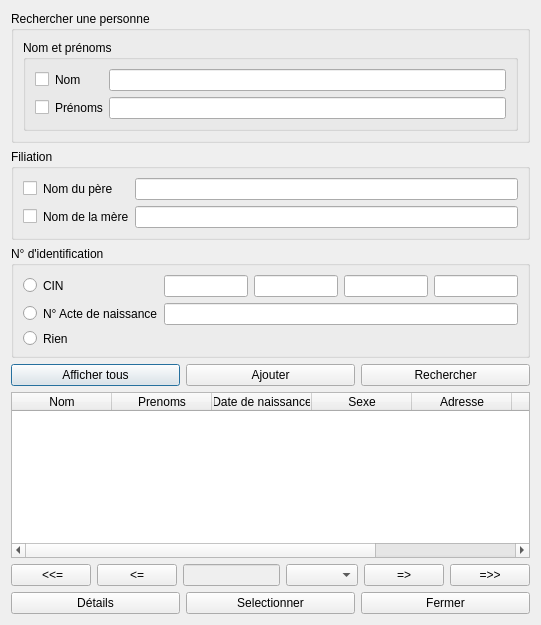
<?xml version="1.0" encoding="UTF-8"?>
<ui version="4.0">
 <class>Dialog</class>
 <widget class="QDialog" name="Dialog">
  <property name="geometry">
   <rect>
    <x>0</x>
    <y>0</y>
    <width>541</width>
    <height>625</height>
   </rect>
  </property>
  <property name="windowTitle">
   <string>Dialog</string>
  </property>
  <property name="windowIcon">
   <iconset resource="../icons.qrc">
    <normaloff>:/users/icone/user.png</normaloff>:/users/icone/user.png</iconset>
  </property>
  <layout class="QVBoxLayout" name="verticalLayout_2">
   <item>
    <widget class="QGroupBox" name="groupBox">
     <property name="title">
      <string>Rechercher une personne</string>
     </property>
     <layout class="QVBoxLayout" name="verticalLayout">
      <item>
       <widget class="QGroupBox" name="groupBox_2">
        <property name="title">
         <string>Nom et prénoms</string>
        </property>
        <layout class="QGridLayout" name="gridLayout_4">
         <item row="0" column="0">
          <layout class="QGridLayout" name="gridLayout">
           <item row="1" column="0">
            <widget class="QCheckBox" name="checkBoxPrenom">
             <property name="text">
              <string/>
             </property>
            </widget>
           </item>
           <item row="0" column="0">
            <widget class="QCheckBox" name="checkBoxNom">
             <property name="text">
              <string/>
             </property>
            </widget>
           </item>
           <item row="0" column="1">
            <widget class="QLabel" name="label">
             <property name="text">
              <string>Nom</string>
             </property>
            </widget>
           </item>
           <item row="1" column="1">
            <widget class="QLabel" name="label_2">
             <property name="text">
              <string>Prénoms</string>
             </property>
            </widget>
           </item>
           <item row="0" column="2">
            <widget class="QLineEdit" name="lineEditNom"/>
           </item>
           <item row="1" column="2">
            <widget class="QLineEdit" name="lineEditPrenom"/>
           </item>
          </layout>
         </item>
        </layout>
       </widget>
      </item>
     </layout>
    </widget>
   </item>
   <item>
    <widget class="QGroupBox" name="groupBox_3">
     <property name="title">
      <string>Filiation</string>
     </property>
     <layout class="QGridLayout" name="gridLayout_5">
      <item row="0" column="0">
       <layout class="QGridLayout" name="gridLayout_2">
        <item row="1" column="0">
         <widget class="QCheckBox" name="checkBoxNomMere">
          <property name="text">
           <string/>
          </property>
         </widget>
        </item>
        <item row="0" column="0">
         <widget class="QCheckBox" name="checkBoxNomPere">
          <property name="text">
           <string/>
          </property>
         </widget>
        </item>
        <item row="0" column="1">
         <widget class="QLabel" name="label_3">
          <property name="text">
           <string>Nom du père </string>
          </property>
         </widget>
        </item>
        <item row="1" column="1">
         <widget class="QLabel" name="label_4">
          <property name="text">
           <string>Nom de la mère</string>
          </property>
         </widget>
        </item>
        <item row="0" column="2">
         <widget class="QLineEdit" name="lineEditNomPere"/>
        </item>
        <item row="1" column="2">
         <widget class="QLineEdit" name="lineEditNomMere"/>
        </item>
       </layout>
      </item>
     </layout>
    </widget>
   </item>
   <item>
    <widget class="QGroupBox" name="groupBox_4">
     <property name="title">
      <string>N° d'identification</string>
     </property>
     <layout class="QGridLayout" name="gridLayout_6">
      <item row="0" column="0">
       <layout class="QGridLayout" name="gridLayout_3">
        <item row="1" column="2" colspan="4">
         <widget class="QLineEdit" name="lineEditNumActN"/>
        </item>
        <item row="0" column="5">
         <widget class="QLineEdit" name="lineEditCIN_3"/>
        </item>
        <item row="1" column="1">
         <widget class="QLabel" name="label_6">
          <property name="text">
           <string>N° Acte de naissance</string>
          </property>
         </widget>
        </item>
        <item row="0" column="3">
         <widget class="QLineEdit" name="lineEditCIN_1"/>
        </item>
        <item row="0" column="0">
         <widget class="QRadioButton" name="radioButtonCIN">
          <property name="text">
           <string/>
          </property>
         </widget>
        </item>
        <item row="1" column="0">
         <widget class="QRadioButton" name="radioButtonNumActN">
          <property name="text">
           <string/>
          </property>
         </widget>
        </item>
        <item row="0" column="1">
         <widget class="QLabel" name="label_5">
          <property name="text">
           <string>CIN</string>
          </property>
         </widget>
        </item>
        <item row="0" column="2">
         <widget class="QLineEdit" name="lineEditCIN"/>
        </item>
        <item row="0" column="4">
         <widget class="QLineEdit" name="lineEditCIN_2"/>
        </item>
        <item row="2" column="0">
         <widget class="QRadioButton" name="radioButtonRien">
          <property name="text">
           <string/>
          </property>
         </widget>
        </item>
        <item row="2" column="1">
         <widget class="QLabel" name="label_7">
          <property name="text">
           <string>Rien</string>
          </property>
         </widget>
        </item>
       </layout>
      </item>
     </layout>
    </widget>
   </item>
   <item>
    <layout class="QHBoxLayout" name="horizontalLayout">
     <item>
      <widget class="QPushButton" name="btnAfficherTous">
       <property name="text">
        <string>Afficher tous</string>
       </property>
      </widget>
     </item>
     <item>
      <widget class="QPushButton" name="btnAjouter">
       <property name="text">
        <string>Ajouter</string>
       </property>
      </widget>
     </item>
     <item>
      <widget class="QPushButton" name="btnRechercher">
       <property name="text">
        <string>Rechercher</string>
       </property>
      </widget>
     </item>
    </layout>
   </item>
   <item>
    <widget class="QTableWidget" name="tableWidget">
     <column>
      <property name="text">
       <string>Nom</string>
      </property>
     </column>
     <column>
      <property name="text">
       <string>Prenoms</string>
      </property>
     </column>
     <column>
      <property name="text">
       <string>Date de naissance</string>
      </property>
     </column>
     <column>
      <property name="text">
       <string>Sexe</string>
      </property>
     </column>
     <column>
      <property name="text">
       <string>Adresse</string>
      </property>
     </column>
     <column>
      <property name="text">
       <string>Numero CIN</string>
      </property>
     </column>
     <column>
      <property name="text">
       <string>Numero Acte de naissance</string>
      </property>
     </column>
    </widget>
   </item>
   <item>
    <layout class="QHBoxLayout" name="horizontalLayout_4">
     <item>
      <widget class="QPushButton" name="btnDebut">
       <property name="text">
        <string> &lt;&lt;=</string>
       </property>
      </widget>
     </item>
     <item>
      <widget class="QPushButton" name="btnPrecedent">
       <property name="text">
        <string>&lt;=</string>
       </property>
      </widget>
     </item>
     <item>
      <widget class="QLineEdit" name="lineEditNumPage">
       <property name="enabled">
        <bool>false</bool>
       </property>
      </widget>
     </item>
     <item>
      <widget class="QComboBox" name="comboBoxNumPage"/>
     </item>
     <item>
      <widget class="QPushButton" name="btnSuivant">
       <property name="text">
        <string>=&gt;</string>
       </property>
      </widget>
     </item>
     <item>
      <widget class="QPushButton" name="btnFin">
       <property name="text">
        <string>=&gt;&gt;</string>
       </property>
      </widget>
     </item>
    </layout>
   </item>
   <item>
    <layout class="QHBoxLayout" name="horizontalLayout_2">
     <item>
      <widget class="QPushButton" name="btnDetails">
       <property name="text">
        <string>Détails</string>
       </property>
      </widget>
     </item>
     <item>
      <widget class="QPushButton" name="btnSelectionner">
       <property name="text">
        <string>Selectionner</string>
       </property>
      </widget>
     </item>
     <item>
      <widget class="QPushButton" name="btnFermer">
       <property name="text">
        <string>Fermer</string>
       </property>
      </widget>
     </item>
    </layout>
   </item>
  </layout>
 </widget>
 <resources>
  <include location="../icons.qrc"/>
 </resources>
 <connections/>
</ui>
